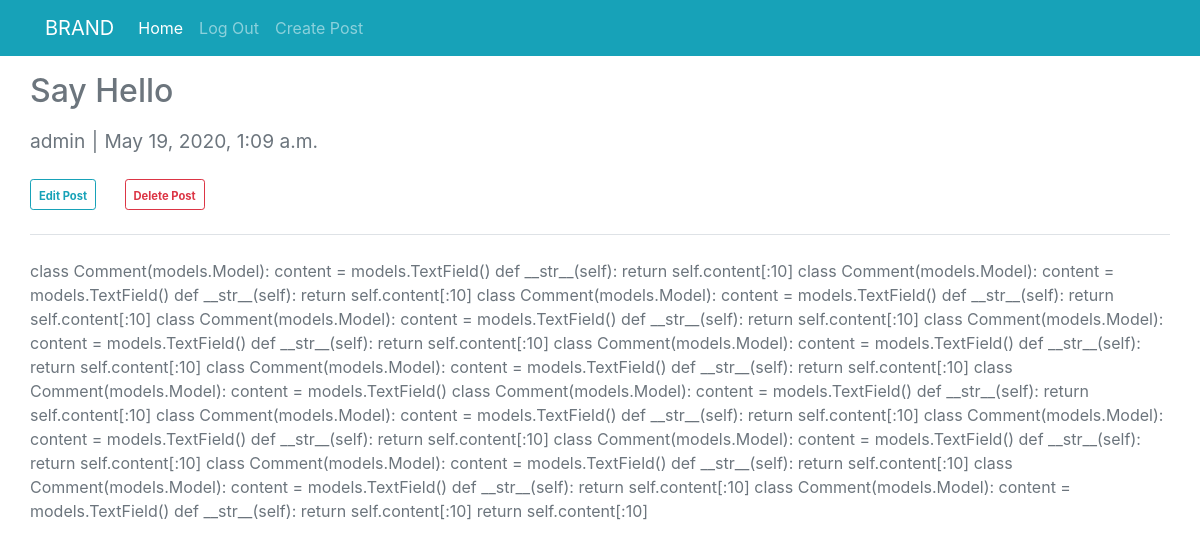
Page /post_details/12 (signed in) on the committed database.
### basic_app/models.py (models this page shows, shortened)
class Post(models.Model):
    author = models.ForeignKey(User, on_delete=models.CASCADE)
    title = models.CharField(max_length=100)
    content = models.TextField()
    date_posted = models.DateTimeField(default=datetime.now)
    thumbnail = models.ImageField(upload_to='post_thumb')
    comment_count = models.PositiveIntegerField(default=0)

### basic_app/views.py (the view)
# urls.py: path('post_details/<int:pk>', views.post_details, name='post_details'),
def post_details(request, pk):
    post = Post.objects.get(pk=pk)
    return render(request, 'basic_app/post_details.html', {'post': post})

### templates/basic_app/post_details.html (shortened to what this page needs)
{% extends 'basic_app/base.html' %}
{% load widget_tweaks %}
    {% block content %}
        {% if user.is_authenticated %}
            {% if post %}
                <div class="row">
                    <h2 class="my-3 text-secondary">{{ post.title }}</h2>
                </div>
                <div class="row pb-2">
                    <h4 class="mb-2 text-muted">
                        <small class="">{{ post.author.username }}</small>
                        <small>|</small>
                        <small>{{ post.date_posted }}</small>
                    </h4>
                </div>
                <div class="row pt-2 pb-4 border border-top-0 border-right-0 border-left-0">
                    <div class="button-group">
                        <a href="{% url 'post_edit' post.pk %}" class="btn btn-sm btn-outline-info"><small><strong>Edit Post</strong></small></a>
                        <a href="{% url 'post_delete' post.pk %}" class="btn btn-sm btn-outline-danger ml-4"><small><strong>Delete Post</strong></small></a>
                    </div>
                </div>
                <div class="row mt-4 text-secondary">
                    <p>{{ post.content }}</p>
                </div>
            {% else %}
                <h3>Post is not available right now</h3>
            {% endif %}
        {% else %}
            <h1>Please Login/Register First. Otherwise you can not create any posts</h1>
            <a href="{% url 'user_login' %}" class="btn ml-4 btn-outline-info">Login</a>
            <a href="{% url 'register' %}" class="btn ml-4 btn-outline-success">Register</a>
        {% endif %}
    {% endblock %}

### rows in the picture
Post: title "Say Hello", author.username "admin", date_posted "May 19, 2020, 1:09 a.m.", content "class Comment(models.Model): content = models.TextField() def __str__(self): return self.content[:10] class Comment(models.Model): content = models.TextField() def __str__(self): return self.content[:10] class Comment(models.Model): content = models.TextField() def __str__(self): return self.content[:10] class Comment(models.Model): content = models.TextField() def __str__(self): return self.content[:10] class Comment(models.Model): content = models.TextField() def __str__(self): return self.content[:10] class Comment(models.Model): content = models.TextField() def __str__(self): return self.content[:10] class Comment(models.Model): content = models.TextField() def __str__(self): return…"
